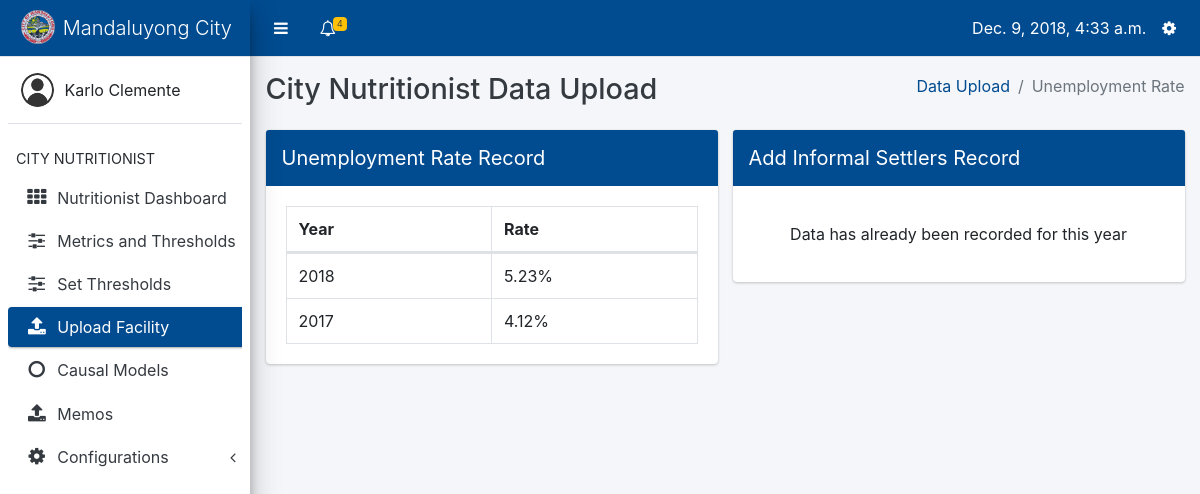
The page /data-input/nutritionist/unemployment_rate (signed in) on the database its author committed.
### core/models.py (models this page shows, shortened)
class Profile(models.Model):
    user = models.OneToOneField(User, on_delete=models.CASCADE, related_name='profile')
    barangay = models.ForeignKey(Barangay, on_delete=models.CASCADE, null=True, blank=True)
    USER_TYPES = (
        ('Barangay Nutrition Scholar', 'Barangay Nutrition Scholar'),
        ('Nutritionist', 'Nutritionist'),
        ('Nutrition Program Coordinator', 'Nutrition Program Coordinator')
    )
    user_type = models.CharField(max_length=40, choices=USER_TYPES)

### datainput/models.py (models this page shows, shortened)
class UnemploymentRate(models.Model):
    date = models.DateField(default=datetime.now)
    rate = models.DecimalField(decimal_places=2, max_digits=5)

### datainput/views.py (the view)
# urls.py: path('nutritionist/unemployment_rate', views.unemployment_rate_index, name='unemployment_rate_index'),
@login_required
def unemployment_rate_index(request):
    records = UnemploymentRate.objects.all()
    form = UnemploymentRateForm(request.POST or None)
    if form.is_valid():
        record = form.save(commit=False)
        record.save()
        messages.success(request, 'Data successfully uploaded')
        return redirect('datainput:unemployment_rate_index')
    profile = Profile.objects.get(user=request.user)
    context = {
        'profile': profile,
        'active': 'du',
        'form': form,
        'records': records,
        'has_record': validations.has_unemployment_rate()
    }
    return render(request, 'datainput/unemployment_rate.html', context)

### core/context_processors.py (called while the page is built)
def get_user_type(request):
    if request.user.is_anonymous:
        return {
            'user_type': None
        }
    return {
        'user_type': Profile.objects.get(user=request.user).user_type
    }

def get_notifications(request):
    if not request.user.is_anonymous:
        notifications = Notification.objects.filter(profile_to=Profile.objects.get(user=request.user)).order_by('-date')
        return {
            'notifications': notifications
        }
    return {
        'notifications': None
    }

def get_unread_notifications(request):
    if not request.user.is_anonymous:
        unread_count = Notification.objects.filter(profile_to=Profile.objects.get(user=request.user), is_read=False)
        return {
            'unread_count': unread_count.count()
        }
    return {
        'unread_count': None
    }

def today(request):
    return {
        'today': datetime.now()
    }

def year_now(request):
    return {
        'year_present': datetime.now().year
    }

def profile(request):
    if request.user.is_anonymous:
        return {
            'profile': None
        }
    return {
        'profile': Profile.objects.get(user=request.user)
    }

### friends/datainput/validations.py (called while the page is built)
def has_unemployment_rate():
    return UnemploymentRate.objects.filter(date__year=datetime.now().year).count() > 0

### datainput/templates/datainput/unemployment_rate.html (shortened to what this page needs)
{% extends 'core/nutritionist-layout.html' %}
{% block content %}
<div class="content-wrapper" style="min-height: 620px; height: auto; margin-top: 57px;">
    <div class="content-header">
        <div class="container-fluid">
            <div class="row mb-2">
                <div class="col-sm-6">
                    <h1 class="m-0 text-dark">City Nutritionist Data Upload</h1>
                </div>
                <div class="col-sm-6">
                    <ol class="breadcrumb float-sm-right">
                        <li class="breadcrumb-item"><a href="{% url 'datainput:nutritionist_upload' %}">Data Upload</a></li>
                        <li class="breadcrumb-item active">Unemployment Rate</li>
                    </ol>
                </div>
            </div>
        </div>
    </div>
    <section class="content">
        <div class="container-fluid">
            <div class="row">
                <div class="col-6">
                    <div class="card card-primary">
                        <div class="card-header p-0">
                            <h3 class="card-title p-3">Unemployment Rate Record</h3>
                        </div>
                        <div class="card-body">
                            <table class="table table-bordered">
                                <thead>
                                    <tr>
                                        <th style="width: 50%;">Year</th>
                                        <th>Rate</th>
                                    </tr>
                                </thead>
                                <tbody>
                                    {% if records.count == 0 %}
                                    <tr>
                                        <td colspan="2" style="text-align: center;">No data recorded</td>
                                    </tr>
                                    {% else %}
                                    {% for record in records %}
                                    <tr>
                                        <td>{{ record.date.year }}</td>
                                        <td>{{ record.rate }}%</td>
                                    </tr>
                                    {% endfor %}
                                    {% endif %}
                                </tbody>
                            </table>
                        </div>
                    </div>
                </div>
                <div class="col-6">
                    <div class="card card-primary">
                        <div class="card-header p-0">
                            <h3 class="card-title p-3">Add Informal Settlers Record</h3>
                        </div>
                        <div class="card-body">
                            {% if not has_record %}
                            <h3>Informal Settlers Record for {% now "Y" %}</h3>
                            <div>
                                <form method="POST">
                                    {% csrf_token %}
                                    {% include 'core/helpers/form_template.html' %}
                                    <input class="btn btn-primary col-3" type="submit">
                                </form>
                            </div>
                            {% else %}
                            <p style="text-align: center; margin-top: 16px;">Data has already been recorded for this year</p>
                            {% endif %}
                        </div>
                    </div>
                </div>
            </div>
        </div>
    </section>
</div>
{% endblock %}

### core/templates/core/nutritionist-layout.html (shortened to what this page needs)
{% load static %}
<html>
    <head>
        <link rel="stylesheet" type="text/css" href="{% static 'core/plugins/bootstrap/css/bootstrap.css' %}">
        <link rel="stylesheet" type="text/css" href="{% static 'core/plugins/css/adminlte.css' %}">
        <link rel="stylesheet" type="text/css" href="{% static 'core/plugins/datatables/dataTables.bootstrap4.css' %}">
        <link rel="stylesheet" type="text/css" href="{% static 'core/plugins/font-awesome/css/font-awesome.css' %}">
        <link rel="stylesheet" type="text/css" href="{% static 'core/plugins/select2/select2.css' %}">
    </head>
    <body class="sidebar-mini" style="padding-right: 0 !important;">
        <div class="wrapper">
            <nav class="main-header navbar navbar-expand border-bottom navbar-light bg-primary" style="position: fixed; right: 0; left: 0;">
                <ul class="navbar-nav">
                    <li class="nav-item">
                        <a class="nav-link" data-widget="pushmenu" href="#" style="padding-top: 12px;"><i class="fa fa-bars"></i></a>
                    </li>
                    <li class="nav-item dropdown">
                        <a class="nav-link" data-toggle="dropdown" href="#" aria-expanded="false" style="padding-top: 12px;">
                            <i class="fa fa-bell-o"></i>
                            {% if unread_count > 0 %}
                                <span class="badge badge-warning navbar-badge">
                                {{ unread_count }}</span>
                            {% endif %}
                        </a>
                    </li>
                </ul>
                <ul class="navbar-nav ml-auto">
                    <li class="nav-item mt-2">
                        {{ today }}
                    </li>
                    <li class="nav-item dropdown">
                        <a class="nav-link" data-toggle="dropdown" href="#" aria-expanded="true" style="padding-top: 12px;">
                            <i class="fa fa-cog"></i>
                        </a>
                    </li>
                </ul>
            </nav>
            <aside class="main-sidebar elevation-4 sidebar-light-primary" style="min-height: 620px;">
                <div class="brand-link bg-primary">
                    <img src="{% static 'core/images/com.png' %}" class="brand-image img-circle" style="opacity: .8">
                    <span class="brand-text font-weight-light">Mandaluyong City</span>
                </div>
                <div class="sidebar">
                    <div class="user-panel mt-3 pb-3 mb-3 d-flex">
                        <div class="image">
                            <img src="{% static 'core/images/usr.png' %}" class="img-circle" alt="User Image">
                        </div>
                        <div class="info">
                            <div class="d-block">{{ profile.user.first_name }} {{ profile.user.last_name }}</div>
                        </div>
                    </div>
                    <nav class="mt-2">
                        <ul class="nav nav-pills nav-sidebar flex-column" data-widget="treeview" role="menu" data-accordion="false">
                            <li class="nav-header">CITY NUTRITIONIST</li>
                            <li class="nav-item">
                                <a href="{% url 'core:nutritionist' %}" class="nav-link {% if active == 'db' %}active{% endif %}">
                                    <i class="nav-icon fa fa-th"></i>
                                    <p>Nutritionist Dashboard</p>
                                </a>
                                </li>
                            <li class="nav-item">
                                <a href="{% url 'datapreprocessing:index' %}" class="nav-link {% if active == 'mt' %}active{% endif %}">
                                    <i class="nav-icon fa fa-sliders"></i>
                                    <p>Metrics and Thresholds</p>
                                </a>
                            </li>
                            <li class="nav-item">
                                <a href="{% url 'datapreprocessing:set_thresholds' %}" class="nav-link {% if active == 'st' %}active{% endif %}">
                                    <i class="nav-icon fa fa-sliders"></i>
                                    <p>Set Thresholds</p>
                                </a>
                            </li>
                            <li class="nav-item">
                                <a href="{% url 'datainput:nutritionist_upload' %}" class="nav-link {% if active == 'du' %}active{% endif %}">
                                    <i class="nav-icon fa fa-upload"></i>
                                    <p>Upload Facility</p>
                                </a>
                                </li>
                            <li class="nav-item">
                                <a href="{% url 'causalmodel:index' 2018 %}" class="nav-link {% if active == 'cm' %}active{% endif %}">
                                    <i class="nav-icon fa fa-circle-o"></i>
                                    <p>Causal Models</p>
                                </a>
                            </li>
                            <li class="nav-item">
                                <a href="{% url 'core:memos' %}" class="nav-link {% if active == 'mm' %}active{% endif %}">
                                    <i class="nav-icon fa fa-upload"></i>
                                    <p>Memos</p>
                                </a>
                            </li>
                             <li class="nav-item has-treeview {% if active == 'arc' %}menu-open{% endif %}">
                            <a href="#" class="nav-link {% if active == 'arc' %}active{% endif %}">
                              <i class="nav-icon fa fa-cog"></i>
                              <p>
                                Configurations
                                <i class="right fa fa-angle-left"></i>
                              </p>
                            </a>
                            </li>
                        </ul>
                    </nav>
                </div>
            </aside>
            {% block content %}
            {% endblock %}
        </div>
    </body>
</html>

### rows shown on the page
Profile: user.first_name "Karlo", user.last_name "Clemente"
UnemploymentRate: date.year "2018", rate "5.23"
UnemploymentRate: date.year "2017", rate "4.12"

### other values the page prints
{{ unread_count }} "4"
